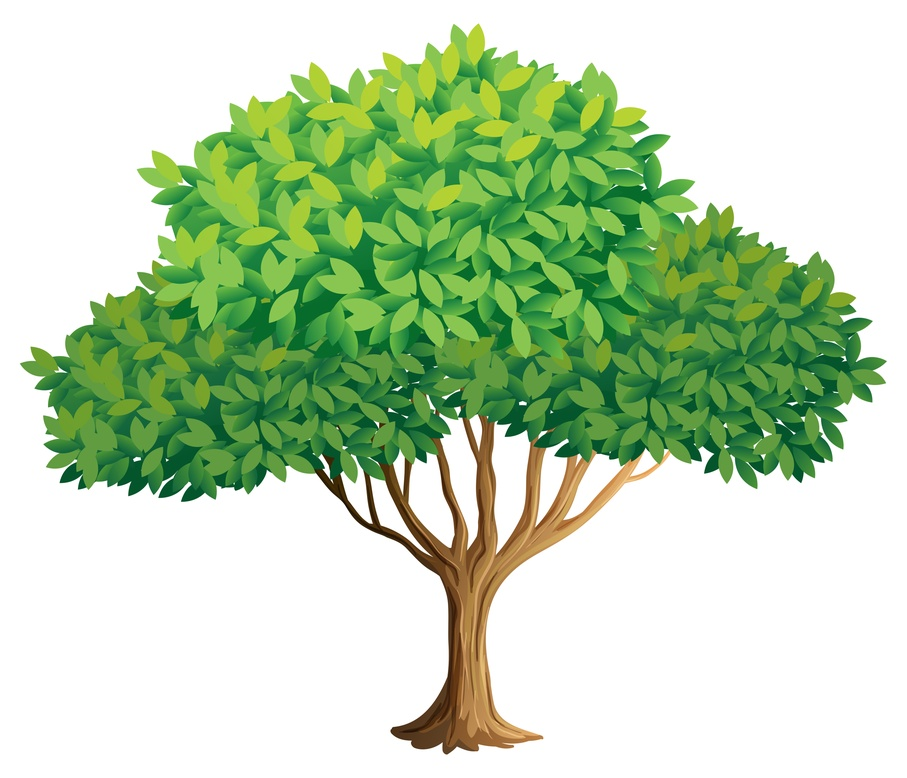
%> input picture 2023 term 3/Image Process/lab/391007603/tree.jpg, 907 x 778 px, shrunk from 5065 x 4343 before the run
$ octave quiz.m   (GNU Octave 9; MATLAB toolbox functions it lacks are replaced by stand-ins)
%> lines starting %> are read from the running program, lines starting %| are printed output that depends on the picture
I = imread('tree.jpg');
%> I is the input picture: size 778x907x3 uint8; mean R, G, B 189.2, 213.1, 178.4
figure(1);
imshow(I);
J = rgb2gray(I);
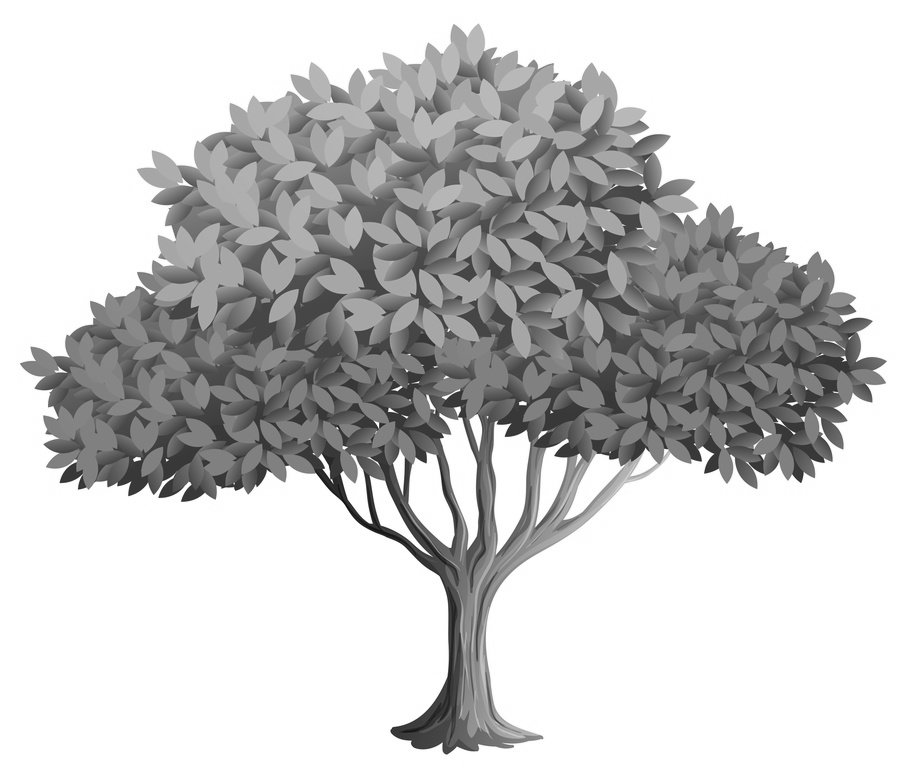
%> J: size 778x907 uint8; min 7, max 255, mean 202
K = histeq(J);
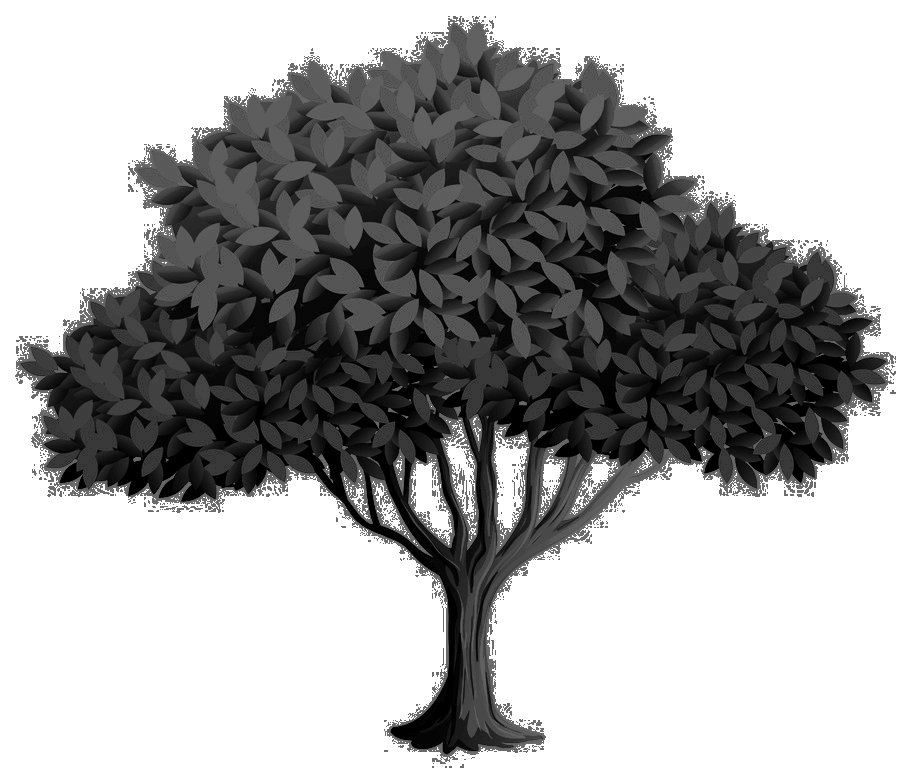
%> K: size 778x907 uint8; min 0, max 255, mean 166.9
figure(2);
subplot(2,3,1),imshow(J),title('J image');
subplot(2,3,2),imshow(hist(J)),title('J hist');
%> after `title('J hist')`:
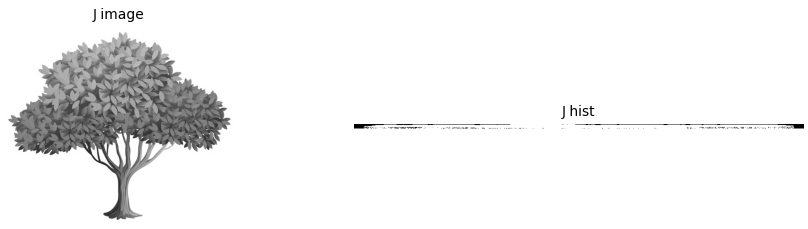
%> figure redrawn from the program's plot data, 2 panels

subplot(2,3,1),imshow(K),title('K image');
%> after `title('K image')`:
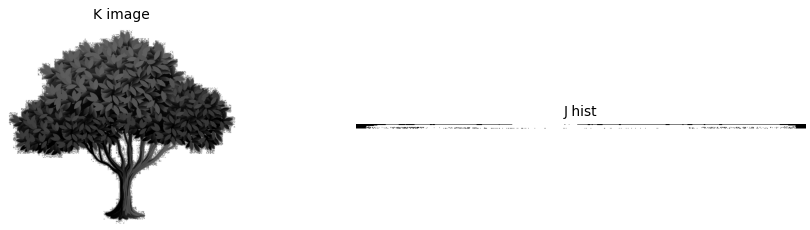
%> figure redrawn from the program's plot data, 2 panels
subplot(2,3,2),imshow(hist(K)),title('K hist');

imwrite(K,'image K.png');
